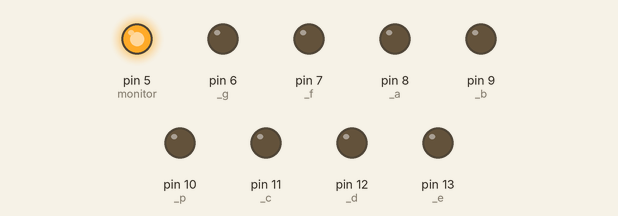
Recording of a sketch running on a simulated Arduino Uno, built with avr-gcc and run on an emulated ATmega328P. Parts: output pins drawn as LEDs (lit = HIGH).

Above: at 0.1 s.
At 5.1 s:
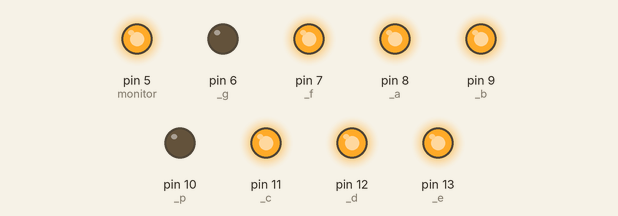
At 10.1 s:
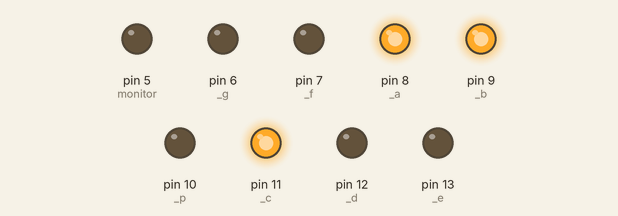
At 20.1 s:
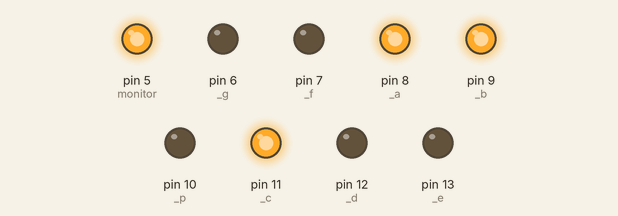
At 30.1 s:
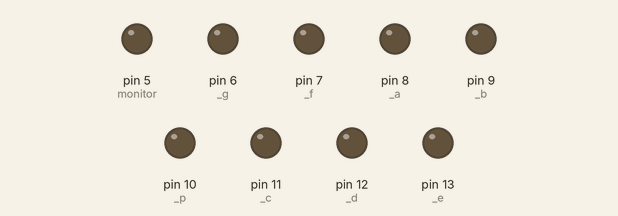
At 39.75 s:
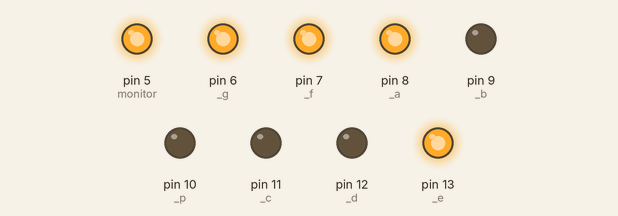
Timing chart, 0 to 40.0 s (numbered marks = the images above):
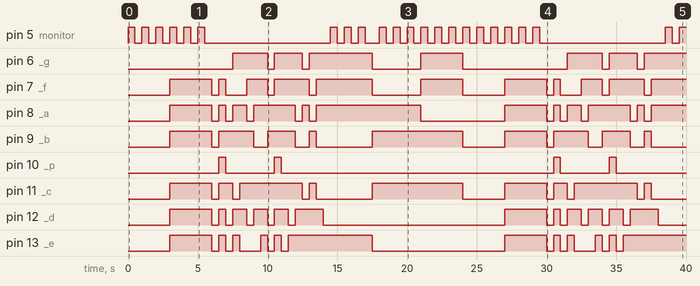

The sketch:

_7_segment_parallel.ino
```cpp
/*------------------------------------------------------------------------------*/
/* MAP BOARD PINS TO SEGMENTS (a-p and monitor)*/
int _a = 8;
int _b = 9;
int _c = 11;
int _d = 12;
int _e = 13;
int _f = 7;
int _g = 6;
int _p = 10;
int monitor = 5;

/*------------------------------------------------------------------------------*/
/*     ALPHABET SEGMENT ARRAYS

        -      a
       | |   f   b
        -      g
       | |   e   c
        - .    d  p

  */
int zero[] = {7,_a,_b,_c,_d,_e,_f,_p};//ABCDEFP
int one[] = {2,_b,_c}; //BC
int two[] = {5,_a,_b,_d,_e,_g};//ABDEG
int three[] = {5,_a,_b,_c,_d,_g};//ABCDG
int four[] = {4,_b,_c,_f,_g};//FGBC
int five[] = {5,_a,_c,_d,_f,_g};//ACDFG
int six[] = {6,_a,_c,_d,_e,_f,_g};//ACDEFG
int seven[] = {3,_a,_b,_c};//ABCG
int eight[] = {8,_a,_b,_c,_d,_e,_f,_g,_p};//ABCDEFGP
int nine[] = {6,_a,_b,_c,_d,_f,_g};//ABCDG

int a_letter[] = {6,_a,_b,_c,_e,_f,_g};//ABCDFGP
int b_letter[] = {5,_c,_d,_e,_f,_g};//CDEFG
int c_letter[] = {4,_a,_d,_e,_f};//ADEF
int d_letter[] = {5,_b,_c,_d,_e,_g};//BCDEG
int e_letter[] = {5,_a,_d,_e,_f,_g};//ADEFG
int f_letter[] = {4,_a,_e,_f,_g};//AEFG

/*------------------------------------------------------------------------------*/
void monitorSignal(){
  for (int i=0; i<3; i++){
    digitalWrite(monitor, HIGH);  delay(500);
    digitalWrite(monitor, LOW); delay(500);
  }
}

/*------------------------------------------------------------------------------*/
void clearDisplay(){
  digitalWrite(_a, LOW);
  digitalWrite(_b, LOW);
  digitalWrite(_c, LOW);
  digitalWrite(_d, LOW);
  digitalWrite(_e, LOW);
  digitalWrite(_f, LOW);
  digitalWrite(_g, LOW);
  digitalWrite(_p, LOW);
}

/*------------------------------------------------------------------------------*/
void printBasedOnArray(int pinsArray[]){
  clearDisplay();
  int elementsCount = pinsArray[0];

  for(int i = 1; i<=elementsCount; i++){
    digitalWrite(pinsArray[i], HIGH);
  }
}

/*------------------------------------------------------------------------------*/
void print_0(){
  //ABCDEF
  clearDisplay();
  digitalWrite(_a, HIGH);
  digitalWrite(_b, HIGH);
  digitalWrite(_c, HIGH);
  digitalWrite(_d, HIGH);
  digitalWrite(_e, HIGH);
  digitalWrite(_f, HIGH);
}


void printNumber(int numberToPrint){
  switch(numberToPrint){
    case 0:
      printBasedOnArray(zero);
      break;
    case 1:
      printBasedOnArray(one);
      break;
    case 2:
      printBasedOnArray(two);
      break;
    case 3:
      printBasedOnArray(three);
      break;
    case 4:
      printBasedOnArray(four);
      break;
    case 5:
      printBasedOnArray(five);
      break;
    case 6:
      printBasedOnArray(six);
      break;
    case 7:
      printBasedOnArray(seven);
      break;
    case 8:
      printBasedOnArray(eight);
      break;
    case 9:
      printBasedOnArray(nine);
      break;
    case 10:
      printBasedOnArray(a_letter);
      break;
    case 11:
      printBasedOnArray(b_letter);
      break;
    case 12:
      printBasedOnArray(c_letter);
      break;
    case 13:
      printBasedOnArray(d_letter);
      break;
    case 14:
      printBasedOnArray(e_letter);
      break;
    case 15:
      printBasedOnArray(f_letter);
      break;
    default:
      int unknown[] = {3,_a,_d,_g};
      printBasedOnArray(unknown);

  }
}

/*------------------------------------------------------------------------------*/
void setup() {
   pinMode(_a, OUTPUT);
   pinMode(_b, OUTPUT);
   pinMode(_c, OUTPUT);
   pinMode(_d, OUTPUT);
   pinMode(_e, OUTPUT);
   pinMode(_f, OUTPUT);
   pinMode(_g, OUTPUT);
   pinMode(_p, OUTPUT);
   pinMode(monitor, OUTPUT);
}

/*------------------------------------------------------------------------------*/
void loop() {
   /*DUMB ZERO PRINT*/
   monitorSignal();
   print_0();
   monitorSignal();
   clearDisplay(); delay(500);

   /*COUNT USING ARRAYS*/
   for (int i=0; i<16; i++){
     printNumber(i); delay(500);
   }

   monitorSignal();

   /*TEST TO DISPLAY A VALUE IN A VARIABLE */
   int simpleArray[] = {1,2,3,4,5,6,7};//,8,9,10,11,12,13,14,15,16,17,18,19};
   int sizeOfSimpleArray = sizeof(simpleArray) / sizeof(simpleArray[0]);
   printNumber(sizeOfSimpleArray); delay(500);
   monitorSignal();

   /*TEST TO DISPLAY A VALUE IN A VARIABLE */
   unsigned long time1 = micros();
   //unsigned long time2 = micros();
   int diff = micros()-time1;
   printNumber(diff); //delay(1000);
   monitorSignal();
   clearDisplay();

}
```

Measured:
- by itself, pin 5 (monitor): LOW → HIGH at 0.00 s, → LOW 0.50 s later, → HIGH 0.50 s later, → LOW 0.50 s later, … (45 changes in this stretch)
- by itself, pin 6 (_g): LOW → HIGH at 7.5 s, → LOW 2.5 s later, → HIGH 0.50 s later, → LOW 2.0 s later, … (13 changes in this stretch)
- by itself, pin 7 (_f): LOW → HIGH at 3.0 s, → LOW 3.0 s later, → HIGH 0.50 s later, → LOW 0.50 s later, … (21 changes in this stretch)
- by itself, pin 8 (_a): LOW → HIGH at 3.0 s, → LOW 3.0 s later, → HIGH 0.50 s later, → LOW 0.50 s later, … (23 changes in this stretch)
- by itself, pin 9 (_b): LOW → HIGH at 3.0 s, → LOW 3.0 s later, → HIGH 0.50 s later, → LOW 2.5 s later, … (18 changes in this stretch)
- by itself, pin 10 (_p): LOW → HIGH at 6.5 s, → LOW 0.50 s later, → HIGH 3.5 s later, → LOW 0.50 s later, … (8 changes in this stretch)
- by itself, pin 11 (_c): LOW → HIGH at 3.0 s, → LOW 3.0 s later, → HIGH 0.50 s later, → LOW 1.0 s later, … (18 changes in this stretch)
- by itself, pin 12 (_d): LOW → HIGH at 3.0 s, → LOW 3.0 s later, → HIGH 0.50 s later, → LOW 0.50 s later, … (24 changes in this stretch)
